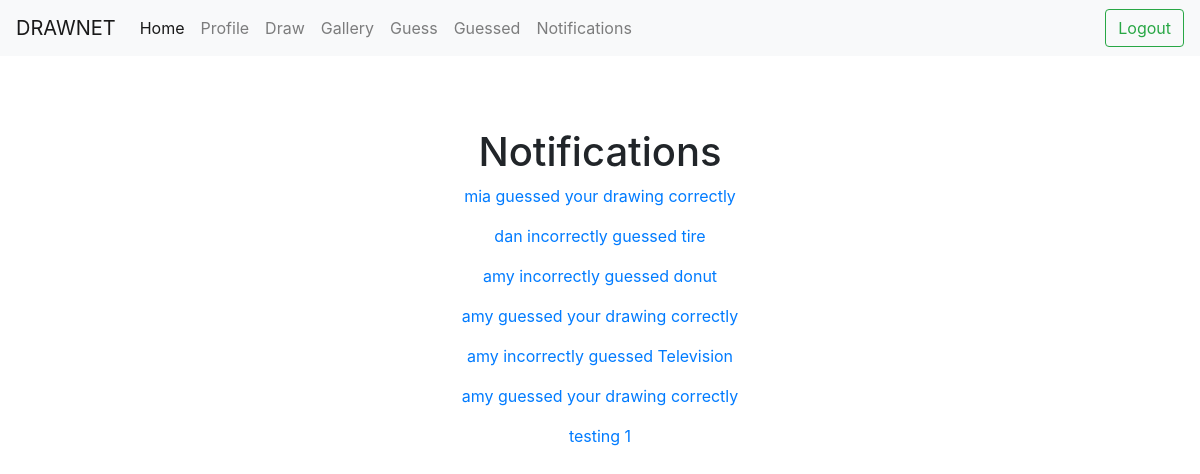
Page /notifications (signed in) on the committed database.
### tables this page shows
CREATE TABLE notifications (recipient TEXT, message TEXT, link TEXT, seen INTEGER, timestamp TEXT);

### app.py (the view)
@app.route('/notifications')
def notifications():
    if loggedIn():
        user=session["username"]
        return render_template("notifications.html", notis=users.get_notifications_for(user), loggedin=loggedIn(), username=user)
    else:
        return redirect(url_for("login_page"))

### app.py (called while the page is built)
def loggedIn():
    return "username" in session

### utils/users.py (called while the page is built)
def get_notifications_for(username):
    db = sqlite3.connect(db_name)
    c = db.cursor()
    notifications = c.execute("SELECT message, link, seen, timestamp FROM notifications WHERE recipient = '%s' ORDER BY timestamp DESC;" % username).fetchall()
    db.close()
    index = 0
    while index < len(notifications):
        notifications[index] = tuple_to_dictionary(notifications[index], ["message", "link", "seen", "timestamp"])
        notifications[index]["seen"] = (notifications[index]["seen"] == 1)
        index += 1
    return notifications

def tuple_to_dictionary(tuuple, list_of_keys):
    d = {} #the dictionary
    index = 0 #the column index
    while index < len(tuuple):
        d[ list_of_keys[index] ] = tuuple[index]
        index += 1
    return d

### templates/notifications.html (shortened to what this page needs)
{% extends "base.html" %}
{% block body %}
<br><br><br>
<h1>Notifications</h1>
{% for noti in notis %}
<p><a href="{{noti["link"]}}">{{noti["message"]}}</a></p>
{% endfor %}
{% endblock %}

### templates/base.html (shortened to what this page needs)
<!DOCTYPE html>
<html style="height: 100%">
  <head>
    <link rel="stylesheet" href="https://maxcdn.bootstrapcdn.com/bootstrap/4.0.0-beta.3/css/bootstrap.min.css">
    <link rel="stylesheet" href="static/custom.css" type="text/css">
    </head>
  <body {% block background %}
	style="height: 100%; background-image:
	       url({{url_for('static', filename='covered.jpg')}})"
	{% endblock %}>
  <nav class="navbar navbar-expand-lg navbar-light bg-light">
    <a class="navbar-brand" href="#">DRAWNET</a>
      <ul class="navbar-nav navbar-left">
        <li class="nav-item active">
          <a class="nav-link" href="/">Home <span class="sr-only">(current)</span></a>
        </li>
        {% if loggedin %}
        <li class="nav-item ">
          <a class="nav-link" href="/account/profile">Profile</a>
        </li>
         <li class="nav-item">
          <a class="nav-link" href="/draw/new">Draw</a>
         </li>
	   <li class="nav-item">
          <a class="nav-link" href="/gallery">Gallery</a>
           </li>
	 <li class="nav-item">
          <a class="nav-link" href="/guess">Guess</a>
         </li>
	<li class="nav-item">
          <a class="nav-link" href="/guessed">Guessed</a>
        </li>
	<li class="nav-item">
          <a class="nav-link" href="/notifications">Notifications</a>
        </li>
      </ul>
      <ul class= "nav navbar-nav ml-auto">
        <li class="nav-item">
          <a href="/account/logout" ><button class="btn btn-outline-success my-2 my-sm-0" >Logout</button> </a>
        </li>
      </ul>
        {% endif %}
  </nav>
<center>
{% block body %}{% endblock %}
</center>
<br>
<br>
<br>
<br>
</body>
</html>

### rows in the picture
notifications: message "mia guessed your drawing correctly"
notifications: message "dan incorrectly guessed tire"
notifications: message "amy incorrectly guessed donut"
notifications: message "amy guessed your drawing correctly"
notifications: message "amy incorrectly guessed Television"
notifications: message "amy guessed your drawing correctly"
notifications: message "testing 1"
